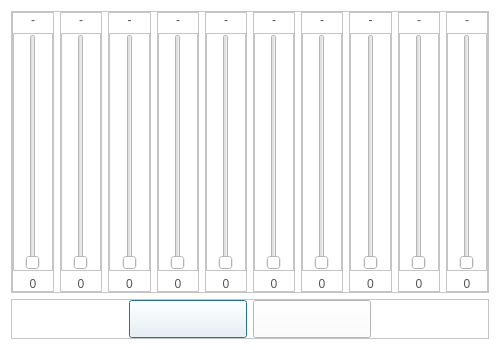
<?xml version="1.0" encoding="UTF-8"?>
<ui version="4.0">
 <class>CustomEQDialog</class>
 <widget class="QDialog" name="CustomEQDialog">
  <property name="geometry">
   <rect>
    <x>0</x>
    <y>0</y>
    <width>500</width>
    <height>350</height>
   </rect>
  </property>
  <property name="minimumSize">
   <size>
    <width>500</width>
    <height>350</height>
   </size>
  </property>
  <property name="windowTitle">
   <string>Dialog</string>
  </property>
  <property name="styleSheet">
   <string notr="true">QLabel
{
	color: rgb(84, 84, 84);
	font: 14pt &quot;Segoe UI&quot;;
}
QPushButton
{
	color: rgb(84, 84, 84);
	font: 14pt &quot;Segoe UI&quot;;
}
QWidget
{
	background-color: rgb(255, 255, 255);
}</string>
  </property>
  <layout class="QGridLayout" name="gridLayout">
   <item row="0" column="0">
    <widget class="QFrame" name="frame">
     <property name="frameShape">
      <enum>QFrame::StyledPanel</enum>
     </property>
     <property name="frameShadow">
      <enum>QFrame::Raised</enum>
     </property>
     <layout class="QHBoxLayout" name="horizontalLayout_2">
      <property name="leftMargin">
       <number>0</number>
      </property>
      <property name="topMargin">
       <number>0</number>
      </property>
      <property name="rightMargin">
       <number>0</number>
      </property>
      <property name="bottomMargin">
       <number>0</number>
      </property>
      <item>
       <widget class="QFrame" name="frame00">
        <property name="minimumSize">
         <size>
          <width>40</width>
          <height>0</height>
         </size>
        </property>
        <property name="frameShape">
         <enum>QFrame::StyledPanel</enum>
        </property>
        <property name="frameShadow">
         <enum>QFrame::Raised</enum>
        </property>
        <layout class="QVBoxLayout" name="verticalLayout_2">
         <property name="leftMargin">
          <number>0</number>
         </property>
         <property name="topMargin">
          <number>0</number>
         </property>
         <property name="rightMargin">
          <number>0</number>
         </property>
         <property name="bottomMargin">
          <number>0</number>
         </property>
         <item>
          <widget class="QLabel" name="label00">
           <property name="text">
            <string>-</string>
           </property>
           <property name="alignment">
            <set>Qt::AlignCenter</set>
           </property>
          </widget>
         </item>
         <item>
          <widget class="QFrame" name="frame_6">
           <property name="frameShape">
            <enum>QFrame::StyledPanel</enum>
           </property>
           <property name="frameShadow">
            <enum>QFrame::Raised</enum>
           </property>
           <layout class="QHBoxLayout" name="horizontalLayout_3">
            <property name="spacing">
             <number>0</number>
            </property>
            <property name="leftMargin">
             <number>0</number>
            </property>
            <property name="topMargin">
             <number>0</number>
            </property>
            <property name="rightMargin">
             <number>0</number>
            </property>
            <property name="bottomMargin">
             <number>0</number>
            </property>
            <item>
             <spacer name="horizontalSpacer_5">
              <property name="orientation">
               <enum>Qt::Horizontal</enum>
              </property>
              <property name="sizeHint" stdset="0">
               <size>
                <width>13</width>
                <height>20</height>
               </size>
              </property>
             </spacer>
            </item>
            <item>
             <widget class="QSlider" name="verticalSlider00">
              <property name="orientation">
               <enum>Qt::Vertical</enum>
              </property>
             </widget>
            </item>
            <item>
             <spacer name="horizontalSpacer_6">
              <property name="orientation">
               <enum>Qt::Horizontal</enum>
              </property>
              <property name="sizeHint" stdset="0">
               <size>
                <width>13</width>
                <height>20</height>
               </size>
              </property>
             </spacer>
            </item>
           </layout>
          </widget>
         </item>
         <item>
          <widget class="QLabel" name="labelEQ00">
           <property name="text">
            <string>0</string>
           </property>
           <property name="alignment">
            <set>Qt::AlignCenter</set>
           </property>
          </widget>
         </item>
        </layout>
       </widget>
      </item>
      <item>
       <widget class="QFrame" name="frame01">
        <property name="minimumSize">
         <size>
          <width>40</width>
          <height>0</height>
         </size>
        </property>
        <property name="frameShape">
         <enum>QFrame::StyledPanel</enum>
        </property>
        <property name="frameShadow">
         <enum>QFrame::Raised</enum>
        </property>
        <layout class="QVBoxLayout" name="verticalLayout_3">
         <property name="leftMargin">
          <number>0</number>
         </property>
         <property name="topMargin">
          <number>0</number>
         </property>
         <property name="rightMargin">
          <number>0</number>
         </property>
         <property name="bottomMargin">
          <number>0</number>
         </property>
         <item>
          <widget class="QLabel" name="label01">
           <property name="text">
            <string>-</string>
           </property>
           <property name="alignment">
            <set>Qt::AlignCenter</set>
           </property>
          </widget>
         </item>
         <item>
          <widget class="QFrame" name="frame_8">
           <property name="frameShape">
            <enum>QFrame::StyledPanel</enum>
           </property>
           <property name="frameShadow">
            <enum>QFrame::Raised</enum>
           </property>
           <layout class="QHBoxLayout" name="horizontalLayout_4">
            <property name="spacing">
             <number>0</number>
            </property>
            <property name="leftMargin">
             <number>0</number>
            </property>
            <property name="topMargin">
             <number>0</number>
            </property>
            <property name="rightMargin">
             <number>0</number>
            </property>
            <property name="bottomMargin">
             <number>0</number>
            </property>
            <item>
             <spacer name="horizontalSpacer_7">
              <property name="orientation">
               <enum>Qt::Horizontal</enum>
              </property>
              <property name="sizeHint" stdset="0">
               <size>
                <width>13</width>
                <height>20</height>
               </size>
              </property>
             </spacer>
            </item>
            <item>
             <widget class="QSlider" name="verticalSlider01">
              <property name="orientation">
               <enum>Qt::Vertical</enum>
              </property>
             </widget>
            </item>
            <item>
             <spacer name="horizontalSpacer_8">
              <property name="orientation">
               <enum>Qt::Horizontal</enum>
              </property>
              <property name="sizeHint" stdset="0">
               <size>
                <width>13</width>
                <height>20</height>
               </size>
              </property>
             </spacer>
            </item>
           </layout>
          </widget>
         </item>
         <item>
          <widget class="QLabel" name="labelEQ01">
           <property name="text">
            <string>0</string>
           </property>
           <property name="alignment">
            <set>Qt::AlignCenter</set>
           </property>
          </widget>
         </item>
        </layout>
       </widget>
      </item>
      <item>
       <widget class="QFrame" name="frame02">
        <property name="minimumSize">
         <size>
          <width>40</width>
          <height>0</height>
         </size>
        </property>
        <property name="frameShape">
         <enum>QFrame::StyledPanel</enum>
        </property>
        <property name="frameShadow">
         <enum>QFrame::Raised</enum>
        </property>
        <layout class="QVBoxLayout" name="verticalLayout_4">
         <property name="leftMargin">
          <number>0</number>
         </property>
         <property name="topMargin">
          <number>0</number>
         </property>
         <property name="rightMargin">
          <number>0</number>
         </property>
         <property name="bottomMargin">
          <number>0</number>
         </property>
         <item>
          <widget class="QLabel" name="label02">
           <property name="text">
            <string>-</string>
           </property>
           <property name="alignment">
            <set>Qt::AlignCenter</set>
           </property>
          </widget>
         </item>
         <item>
          <widget class="QFrame" name="frame_10">
           <property name="frameShape">
            <enum>QFrame::StyledPanel</enum>
           </property>
           <property name="frameShadow">
            <enum>QFrame::Raised</enum>
           </property>
           <layout class="QHBoxLayout" name="horizontalLayout_5">
            <property name="spacing">
             <number>0</number>
            </property>
            <property name="leftMargin">
             <number>0</number>
            </property>
            <property name="topMargin">
             <number>0</number>
            </property>
            <property name="rightMargin">
             <number>0</number>
            </property>
            <property name="bottomMargin">
             <number>0</number>
            </property>
            <item>
             <spacer name="horizontalSpacer_9">
              <property name="orientation">
               <enum>Qt::Horizontal</enum>
              </property>
              <property name="sizeHint" stdset="0">
               <size>
                <width>13</width>
                <height>20</height>
               </size>
              </property>
             </spacer>
            </item>
            <item>
             <widget class="QSlider" name="verticalSlider02">
              <property name="orientation">
               <enum>Qt::Vertical</enum>
              </property>
             </widget>
            </item>
            <item>
             <spacer name="horizontalSpacer_10">
              <property name="orientation">
               <enum>Qt::Horizontal</enum>
              </property>
              <property name="sizeHint" stdset="0">
               <size>
                <width>13</width>
                <height>20</height>
               </size>
              </property>
             </spacer>
            </item>
           </layout>
          </widget>
         </item>
         <item>
          <widget class="QLabel" name="labelEQ02">
           <property name="text">
            <string>0</string>
           </property>
           <property name="alignment">
            <set>Qt::AlignCenter</set>
           </property>
          </widget>
         </item>
        </layout>
       </widget>
      </item>
      <item>
       <widget class="QFrame" name="frame03">
        <property name="minimumSize">
         <size>
          <width>40</width>
          <height>0</height>
         </size>
        </property>
        <property name="frameShape">
         <enum>QFrame::StyledPanel</enum>
        </property>
        <property name="frameShadow">
         <enum>QFrame::Raised</enum>
        </property>
        <layout class="QVBoxLayout" name="verticalLayout_5">
         <property name="leftMargin">
          <number>0</number>
         </property>
         <property name="topMargin">
          <number>0</number>
         </property>
         <property name="rightMargin">
          <number>0</number>
         </property>
         <property name="bottomMargin">
          <number>0</number>
         </property>
         <item>
          <widget class="QLabel" name="label03">
           <property name="text">
            <string>-</string>
           </property>
           <property name="alignment">
            <set>Qt::AlignCenter</set>
           </property>
          </widget>
         </item>
         <item>
          <widget class="QFrame" name="frame_12">
           <property name="frameShape">
            <enum>QFrame::StyledPanel</enum>
           </property>
           <property name="frameShadow">
            <enum>QFrame::Raised</enum>
           </property>
           <layout class="QHBoxLayout" name="horizontalLayout_6">
            <property name="spacing">
             <number>0</number>
            </property>
            <property name="leftMargin">
             <number>0</number>
            </property>
            <property name="topMargin">
             <number>0</number>
            </property>
            <property name="rightMargin">
             <number>0</number>
            </property>
            <property name="bottomMargin">
             <number>0</number>
            </property>
            <item>
             <spacer name="horizontalSpacer_11">
              <property name="orientation">
               <enum>Qt::Horizontal</enum>
              </property>
              <property name="sizeHint" stdset="0">
               <size>
                <width>13</width>
                <height>20</height>
               </size>
              </property>
             </spacer>
            </item>
            <item>
             <widget class="QSlider" name="verticalSlider03">
              <property name="orientation">
               <enum>Qt::Vertical</enum>
              </property>
             </widget>
            </item>
            <item>
             <spacer name="horizontalSpacer_12">
              <property name="orientation">
               <enum>Qt::Horizontal</enum>
              </property>
              <property name="sizeHint" stdset="0">
               <size>
                <width>13</width>
                <height>20</height>
               </size>
              </property>
             </spacer>
            </item>
           </layout>
          </widget>
         </item>
         <item>
          <widget class="QLabel" name="labelEQ03">
           <property name="text">
            <string>0</string>
           </property>
           <property name="alignment">
            <set>Qt::AlignCenter</set>
           </property>
          </widget>
         </item>
        </layout>
       </widget>
      </item>
      <item>
       <widget class="QFrame" name="frame04">
        <property name="minimumSize">
         <size>
          <width>40</width>
          <height>0</height>
         </size>
        </property>
        <property name="frameShape">
         <enum>QFrame::StyledPanel</enum>
        </property>
        <property name="frameShadow">
         <enum>QFrame::Raised</enum>
        </property>
        <layout class="QVBoxLayout" name="verticalLayout_6">
         <property name="leftMargin">
          <number>0</number>
         </property>
         <property name="topMargin">
          <number>0</number>
         </property>
         <property name="rightMargin">
          <number>0</number>
         </property>
         <property name="bottomMargin">
          <number>0</number>
         </property>
         <item>
          <widget class="QLabel" name="label04">
           <property name="text">
            <string>-</string>
           </property>
           <property name="alignment">
            <set>Qt::AlignCenter</set>
           </property>
          </widget>
         </item>
         <item>
          <widget class="QFrame" name="frame_14">
           <property name="frameShape">
            <enum>QFrame::StyledPanel</enum>
           </property>
           <property name="frameShadow">
            <enum>QFrame::Raised</enum>
           </property>
           <layout class="QHBoxLayout" name="horizontalLayout_7">
            <property name="spacing">
             <number>0</number>
            </property>
            <property name="leftMargin">
             <number>0</number>
            </property>
            <property name="topMargin">
             <number>0</number>
            </property>
            <property name="rightMargin">
             <number>0</number>
            </property>
            <property name="bottomMargin">
             <number>0</number>
            </property>
            <item>
             <spacer name="horizontalSpacer_13">
              <property name="orientation">
               <enum>Qt::Horizontal</enum>
              </property>
              <property name="sizeHint" stdset="0">
               <size>
                <width>13</width>
                <height>20</height>
               </size>
              </property>
             </spacer>
            </item>
            <item>
             <widget class="QSlider" name="verticalSlider04">
              <property name="orientation">
               <enum>Qt::Vertical</enum>
              </property>
             </widget>
            </item>
            <item>
             <spacer name="horizontalSpacer_14">
              <property name="orientation">
               <enum>Qt::Horizontal</enum>
              </property>
              <property name="sizeHint" stdset="0">
               <size>
                <width>13</width>
                <height>20</height>
               </size>
              </property>
             </spacer>
            </item>
           </layout>
          </widget>
         </item>
         <item>
          <widget class="QLabel" name="labelEQ04">
           <property name="text">
            <string>0</string>
           </property>
           <property name="alignment">
            <set>Qt::AlignCenter</set>
           </property>
          </widget>
         </item>
        </layout>
       </widget>
      </item>
      <item>
       <widget class="QFrame" name="frame05">
        <property name="minimumSize">
         <size>
          <width>40</width>
          <height>0</height>
         </size>
        </property>
        <property name="frameShape">
         <enum>QFrame::StyledPanel</enum>
        </property>
        <property name="frameShadow">
         <enum>QFrame::Raised</enum>
        </property>
        <layout class="QVBoxLayout" name="verticalLayout_7">
         <property name="leftMargin">
          <number>0</number>
         </property>
         <property name="topMargin">
          <number>0</number>
         </property>
         <property name="rightMargin">
          <number>0</number>
         </property>
         <property name="bottomMargin">
          <number>0</number>
         </property>
         <item>
          <widget class="QLabel" name="label05">
           <property name="text">
            <string>-</string>
           </property>
           <property name="alignment">
            <set>Qt::AlignCenter</set>
           </property>
          </widget>
         </item>
         <item>
          <widget class="QFrame" name="frame_16">
           <property name="frameShape">
            <enum>QFrame::StyledPanel</enum>
           </property>
           <property name="frameShadow">
            <enum>QFrame::Raised</enum>
           </property>
           <layout class="QHBoxLayout" name="horizontalLayout_8">
            <property name="spacing">
             <number>0</number>
            </property>
            <property name="leftMargin">
             <number>0</number>
            </property>
            <property name="topMargin">
             <number>0</number>
            </property>
            <property name="rightMargin">
             <number>0</number>
            </property>
            <property name="bottomMargin">
             <number>0</number>
            </property>
            <item>
             <spacer name="horizontalSpacer_15">
              <property name="orientation">
               <enum>Qt::Horizontal</enum>
              </property>
              <property name="sizeHint" stdset="0">
               <size>
                <width>13</width>
                <height>20</height>
               </size>
              </property>
             </spacer>
            </item>
            <item>
             <widget class="QSlider" name="verticalSlider05">
              <property name="orientation">
               <enum>Qt::Vertical</enum>
              </property>
             </widget>
            </item>
            <item>
             <spacer name="horizontalSpacer_16">
              <property name="orientation">
               <enum>Qt::Horizontal</enum>
              </property>
              <property name="sizeHint" stdset="0">
               <size>
                <width>13</width>
                <height>20</height>
               </size>
              </property>
             </spacer>
            </item>
           </layout>
          </widget>
         </item>
         <item>
          <widget class="QLabel" name="labelEQ05">
           <property name="text">
            <string>0</string>
           </property>
           <property name="alignment">
            <set>Qt::AlignCenter</set>
           </property>
          </widget>
         </item>
        </layout>
       </widget>
      </item>
      <item>
       <widget class="QFrame" name="frame06">
        <property name="minimumSize">
         <size>
          <width>40</width>
          <height>0</height>
         </size>
        </property>
        <property name="frameShape">
         <enum>QFrame::StyledPanel</enum>
        </property>
        <property name="frameShadow">
         <enum>QFrame::Raised</enum>
        </property>
        <layout class="QVBoxLayout" name="verticalLayout_8">
         <property name="leftMargin">
          <number>0</number>
         </property>
         <property name="topMargin">
          <number>0</number>
         </property>
         <property name="rightMargin">
          <number>0</number>
         </property>
         <property name="bottomMargin">
          <number>0</number>
         </property>
         <item>
          <widget class="QLabel" name="label06">
           <property name="text">
            <string>-</string>
           </property>
           <property name="alignment">
            <set>Qt::AlignCenter</set>
           </property>
          </widget>
         </item>
         <item>
          <widget class="QFrame" name="frame_18">
           <property name="frameShape">
            <enum>QFrame::StyledPanel</enum>
           </property>
           <property name="frameShadow">
            <enum>QFrame::Raised</enum>
           </property>
           <layout class="QHBoxLayout" name="horizontalLayout_9">
            <property name="spacing">
             <number>0</number>
            </property>
            <property name="leftMargin">
             <number>0</number>
            </property>
            <property name="topMargin">
             <number>0</number>
            </property>
            <property name="rightMargin">
             <number>0</number>
            </property>
            <property name="bottomMargin">
             <number>0</number>
            </property>
            <item>
             <spacer name="horizontalSpacer_17">
              <property name="orientation">
               <enum>Qt::Horizontal</enum>
              </property>
              <property name="sizeHint" stdset="0">
               <size>
                <width>13</width>
                <height>20</height>
               </size>
              </property>
             </spacer>
            </item>
            <item>
             <widget class="QSlider" name="verticalSlider06">
              <property name="orientation">
               <enum>Qt::Vertical</enum>
              </property>
             </widget>
            </item>
            <item>
             <spacer name="horizontalSpacer_18">
              <property name="orientation">
               <enum>Qt::Horizontal</enum>
              </property>
              <property name="sizeHint" stdset="0">
               <size>
                <width>13</width>
                <height>20</height>
               </size>
              </property>
             </spacer>
            </item>
           </layout>
          </widget>
         </item>
         <item>
          <widget class="QLabel" name="labelEQ06">
           <property name="text">
            <string>0</string>
           </property>
           <property name="alignment">
            <set>Qt::AlignCenter</set>
           </property>
          </widget>
         </item>
        </layout>
       </widget>
      </item>
      <item>
       <widget class="QFrame" name="frame07">
        <property name="minimumSize">
         <size>
          <width>40</width>
          <height>0</height>
         </size>
        </property>
        <property name="frameShape">
         <enum>QFrame::StyledPanel</enum>
        </property>
        <property name="frameShadow">
         <enum>QFrame::Raised</enum>
        </property>
        <layout class="QVBoxLayout" name="verticalLayout_9">
         <property name="leftMargin">
          <number>0</number>
         </property>
         <property name="topMargin">
          <number>0</number>
         </property>
         <property name="rightMargin">
          <number>0</number>
         </property>
         <property name="bottomMargin">
          <number>0</number>
         </property>
         <item>
          <widget class="QLabel" name="label07">
           <property name="text">
            <string>-</string>
           </property>
           <property name="alignment">
            <set>Qt::AlignCenter</set>
           </property>
          </widget>
         </item>
         <item>
          <widget class="QFrame" name="frame_20">
           <property name="frameShape">
            <enum>QFrame::StyledPanel</enum>
           </property>
           <property name="frameShadow">
            <enum>QFrame::Raised</enum>
           </property>
           <layout class="QHBoxLayout" name="horizontalLayout_10">
            <property name="spacing">
             <number>0</number>
            </property>
            <property name="leftMargin">
             <number>0</number>
            </property>
            <property name="topMargin">
             <number>0</number>
            </property>
            <property name="rightMargin">
             <number>0</number>
            </property>
            <property name="bottomMargin">
             <number>0</number>
            </property>
            <item>
             <spacer name="horizontalSpacer_19">
              <property name="orientation">
               <enum>Qt::Horizontal</enum>
              </property>
              <property name="sizeHint" stdset="0">
               <size>
                <width>13</width>
                <height>20</height>
               </size>
              </property>
             </spacer>
            </item>
            <item>
             <widget class="QSlider" name="verticalSlider07">
              <property name="orientation">
               <enum>Qt::Vertical</enum>
              </property>
             </widget>
            </item>
            <item>
             <spacer name="horizontalSpacer_20">
              <property name="orientation">
               <enum>Qt::Horizontal</enum>
              </property>
              <property name="sizeHint" stdset="0">
               <size>
                <width>13</width>
                <height>20</height>
               </size>
              </property>
             </spacer>
            </item>
           </layout>
          </widget>
         </item>
         <item>
          <widget class="QLabel" name="labelEQ07">
           <property name="text">
            <string>0</string>
           </property>
           <property name="alignment">
            <set>Qt::AlignCenter</set>
           </property>
          </widget>
         </item>
        </layout>
       </widget>
      </item>
      <item>
       <widget class="QFrame" name="frame08">
        <property name="minimumSize">
         <size>
          <width>40</width>
          <height>0</height>
         </size>
        </property>
        <property name="frameShape">
         <enum>QFrame::StyledPanel</enum>
        </property>
        <property name="frameShadow">
         <enum>QFrame::Raised</enum>
        </property>
        <layout class="QVBoxLayout" name="verticalLayout_10">
         <property name="leftMargin">
          <number>0</number>
         </property>
         <property name="topMargin">
          <number>0</number>
         </property>
         <property name="rightMargin">
          <number>0</number>
         </property>
         <property name="bottomMargin">
          <number>0</number>
         </property>
         <item>
          <widget class="QLabel" name="label08">
           <property name="text">
            <string>-</string>
           </property>
           <property name="alignment">
            <set>Qt::AlignCenter</set>
           </property>
          </widget>
         </item>
         <item>
          <widget class="QFrame" name="frame_22">
           <property name="frameShape">
            <enum>QFrame::StyledPanel</enum>
           </property>
           <property name="frameShadow">
            <enum>QFrame::Raised</enum>
           </property>
           <layout class="QHBoxLayout" name="horizontalLayout_11">
            <property name="spacing">
             <number>0</number>
            </property>
            <property name="leftMargin">
             <number>0</number>
            </property>
            <property name="topMargin">
             <number>0</number>
            </property>
            <property name="rightMargin">
             <number>0</number>
            </property>
            <property name="bottomMargin">
             <number>0</number>
            </property>
            <item>
             <spacer name="horizontalSpacer_21">
              <property name="orientation">
               <enum>Qt::Horizontal</enum>
              </property>
              <property name="sizeHint" stdset="0">
               <size>
                <width>13</width>
                <height>20</height>
               </size>
              </property>
             </spacer>
            </item>
            <item>
             <widget class="QSlider" name="verticalSlider08">
              <property name="orientation">
               <enum>Qt::Vertical</enum>
              </property>
             </widget>
            </item>
            <item>
             <spacer name="horizontalSpacer_22">
              <property name="orientation">
               <enum>Qt::Horizontal</enum>
              </property>
              <property name="sizeHint" stdset="0">
               <size>
                <width>13</width>
                <height>20</height>
               </size>
              </property>
             </spacer>
            </item>
           </layout>
          </widget>
         </item>
         <item>
          <widget class="QLabel" name="labelEQ08">
           <property name="text">
            <string>0</string>
           </property>
           <property name="alignment">
            <set>Qt::AlignCenter</set>
           </property>
          </widget>
         </item>
        </layout>
       </widget>
      </item>
      <item>
       <widget class="QFrame" name="frame09">
        <property name="minimumSize">
         <size>
          <width>40</width>
          <height>0</height>
         </size>
        </property>
        <property name="frameShape">
         <enum>QFrame::StyledPanel</enum>
        </property>
        <property name="frameShadow">
         <enum>QFrame::Raised</enum>
        </property>
        <layout class="QVBoxLayout" name="verticalLayout_11">
         <property name="leftMargin">
          <number>0</number>
         </property>
         <property name="topMargin">
          <number>0</number>
         </property>
         <property name="rightMargin">
          <number>0</number>
         </property>
         <property name="bottomMargin">
          <number>0</number>
         </property>
         <item>
          <widget class="QLabel" name="label09">
           <property name="text">
            <string>-</string>
           </property>
           <property name="alignment">
            <set>Qt::AlignCenter</set>
           </property>
          </widget>
         </item>
         <item>
          <widget class="QFrame" name="frame_24">
           <property name="frameShape">
            <enum>QFrame::StyledPanel</enum>
           </property>
           <property name="frameShadow">
            <enum>QFrame::Raised</enum>
           </property>
           <layout class="QHBoxLayout" name="horizontalLayout_12">
            <property name="spacing">
             <number>0</number>
            </property>
            <property name="leftMargin">
             <number>0</number>
            </property>
            <property name="topMargin">
             <number>0</number>
            </property>
            <property name="rightMargin">
             <number>0</number>
            </property>
            <property name="bottomMargin">
             <number>0</number>
            </property>
            <item>
             <spacer name="horizontalSpacer_23">
              <property name="orientation">
               <enum>Qt::Horizontal</enum>
              </property>
              <property name="sizeHint" stdset="0">
               <size>
                <width>13</width>
                <height>20</height>
               </size>
              </property>
             </spacer>
            </item>
            <item>
             <widget class="QSlider" name="verticalSlider09">
              <property name="minimumSize">
               <size>
                <width>0</width>
                <height>0</height>
               </size>
              </property>
              <property name="orientation">
               <enum>Qt::Vertical</enum>
              </property>
             </widget>
            </item>
            <item>
             <spacer name="horizontalSpacer_24">
              <property name="orientation">
               <enum>Qt::Horizontal</enum>
              </property>
              <property name="sizeHint" stdset="0">
               <size>
                <width>13</width>
                <height>20</height>
               </size>
              </property>
             </spacer>
            </item>
           </layout>
          </widget>
         </item>
         <item>
          <widget class="QLabel" name="labelEQ09">
           <property name="text">
            <string>0</string>
           </property>
           <property name="alignment">
            <set>Qt::AlignCenter</set>
           </property>
          </widget>
         </item>
        </layout>
       </widget>
      </item>
     </layout>
    </widget>
   </item>
   <item row="1" column="0">
    <widget class="QFrame" name="frame_2">
     <property name="styleSheet">
      <string notr="true">QPushButton
{
	border-image: url(&quot;:/resource/audiocd-popup-btn110-ok-n.png&quot;);
	width: 110px;
	height: 30px;
	color: rgb(84, 84, 84)
}

QPushButton:hover
{
 	border-image: url(&quot;:/resource/audiocd-popup-btn110-ok-h.png&quot;);
	width: 110px;
	height: 30px;	
	color: rgb(255, 255, 255)
}</string>
     </property>
     <property name="frameShape">
      <enum>QFrame::StyledPanel</enum>
     </property>
     <property name="frameShadow">
      <enum>QFrame::Raised</enum>
     </property>
     <layout class="QHBoxLayout" name="horizontalLayout">
      <property name="leftMargin">
       <number>0</number>
      </property>
      <property name="topMargin">
       <number>0</number>
      </property>
      <property name="rightMargin">
       <number>0</number>
      </property>
      <property name="bottomMargin">
       <number>0</number>
      </property>
      <item>
       <spacer name="horizontalSpacer">
        <property name="orientation">
         <enum>Qt::Horizontal</enum>
        </property>
        <property name="sizeHint" stdset="0">
         <size>
          <width>118</width>
          <height>20</height>
         </size>
        </property>
       </spacer>
      </item>
      <item>
       <widget class="QPushButton" name="btnOK"/>
      </item>
      <item>
       <widget class="QPushButton" name="btnCancel"/>
      </item>
      <item>
       <spacer name="horizontalSpacer_2">
        <property name="orientation">
         <enum>Qt::Horizontal</enum>
        </property>
        <property name="sizeHint" stdset="0">
         <size>
          <width>118</width>
          <height>20</height>
         </size>
        </property>
       </spacer>
      </item>
     </layout>
    </widget>
   </item>
  </layout>
 </widget>
 <resources/>
 <connections/>
</ui>
